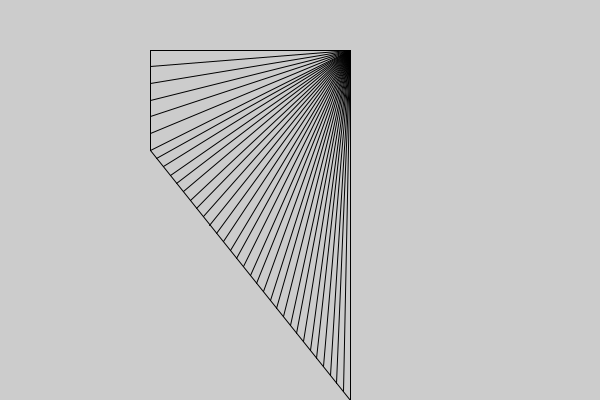
Frame 1 (no input)
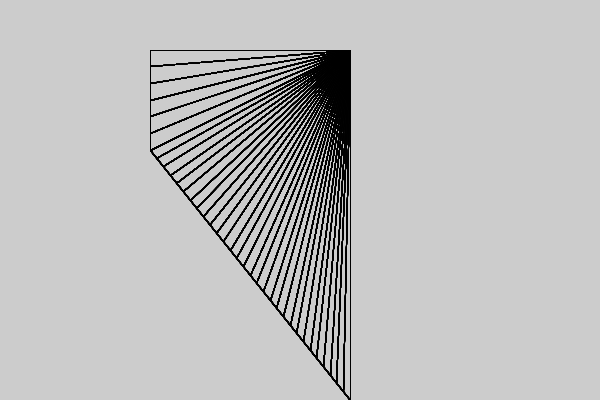
Frame 60 (the mouse pressed at the canvas centre just before this capture)
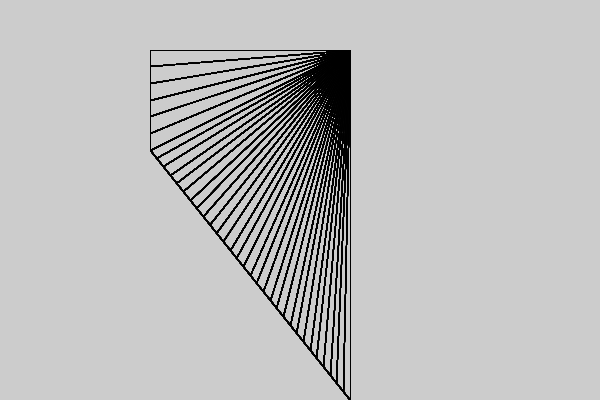
Frame 120 (the mouse held since frame 60 and released just before this capture)

The Processing sketch that drew these frames (run headless with seeded random() and noise(); from frame 60 on, the mouse is pressed at the canvas centre):

// Processing sketch: processing_63011
// ── processing_63011.pde

float [][] puntos = { {3,1},{7,1},{7,8},{3,3},{3,1} };
float sz= 50.0;;
float y;

void setup(){
  size(600,400);
}

void draw(){
  //trazamos las lineas
  for(int linea=0;linea<3;linea++){
    line(puntos[linea][0]*sz,puntos[linea][1]*sz,puntos[linea+1][0]*sz,puntos[linea+1][1]*sz);
  }
  line(puntos[3][0]*sz,puntos[3][1]*sz,puntos[0][0]*sz,puntos[0][1]*sz);
  
  float lineas=6;
  for(float i=1;i<lineas+1;i++){
   line(puntos[1][0]*sz,puntos[1][1]*sz,3*sz,(puntos[0][1]+  ( (puntos[3][1]-puntos[0][1]) / lineas *i)  ) *sz );  
  }
    lineas=30;
  for(float i=1;i<lineas+1;i++){
    y = (puntos[3][1]+  ( (puntos[2][1]-puntos[3][1]) / lineas *i)  ) ;
   line(puntos[1][0]*sz,puntos[1][1]*sz, ((y*4 + 3)/5)*sz,y *sz ); 
  }
}
